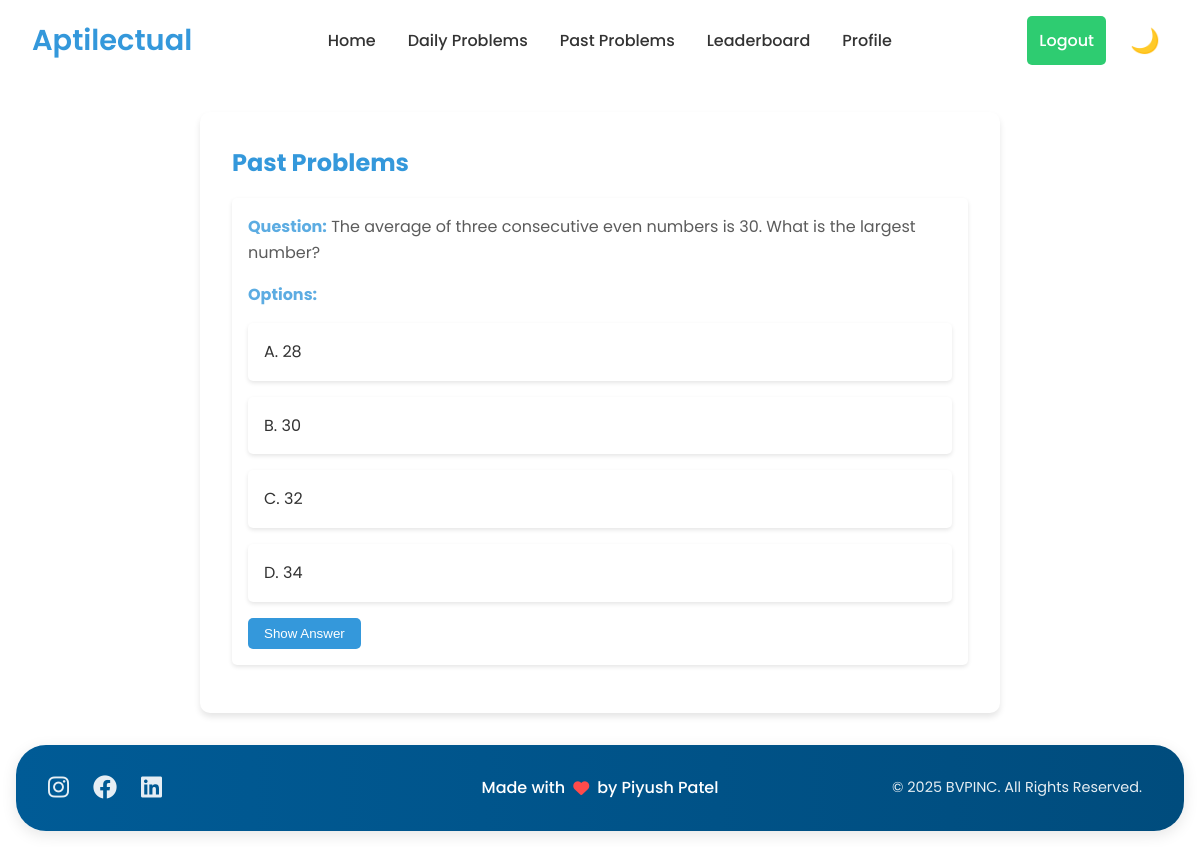
/past_problems/ (signed in), run on the app's committed database.
### aptitude/models.py (models this page shows, shortened)
class Problem(models.Model):
    id = models.AutoField(primary_key=True)  # Explicitly define the id field
    question = models.TextField(null=True, blank=True)
    option1 = models.CharField(max_length=255, null=True, blank=True)
    option2 = models.CharField(max_length=255, null=True, blank=True)
    option3 = models.CharField(max_length=255, null=True, blank=True)
    option4 = models.CharField(max_length=255, null=True, blank=True)
    correct_option = models.PositiveSmallIntegerField(
        validators=[MinValueValidator(1), MaxValueValidator(4)],
        null=True,
        blank=True
    )
    is_active = models.BooleanField(default=True, null=True, blank=True)
    done = models.BooleanField(default=False, null=True, blank=True)
    answerurl = models.URLField(null=True, blank=True)
    companyname = models.CharField(max_length=255, null=True, blank=True)
    type = models.CharField(max_length=255, null=True, blank=True)
    test_id = models.IntegerField(null=True, blank=True)
    questionimage = models.URLField(null=True, blank=True)

### aptitude/views.py (the view)
# urls.py: path('past_problems/', views.past_problems, name='past_problems'),
@login_required
def past_problems(request):
    past_problems = Problem.objects.filter(done=True)
    return render(request, 'past_problems.html', {'past_problems': past_problems})

### aptitude/templates/past_problems.html (shortened to what this page needs)
<!DOCTYPE html>
<html lang="en">
<head>
    <link rel="stylesheet" href="https://cdnjs.cloudflare.com/ajax/libs/font-awesome/6.1.1/css/all.min.css">
</head>
<body>
    <header>
        <nav>
            <div class="logo">Aptilectual</div>
            <div class="nav-container">
                <ul class="nav-links">
                    <li><a href="{% url 'home' %}">Home</a></li>
                    <li><a href="{% url 'dailyprobblems' %}">Daily Problems</a></li>
                    <li><a href="{% url 'past_problems' %}">Past Problems</a></li>
                    <li><a href="{% url 'daily_leaderboard' %}">Leaderboard</a></li>
                    <li><a href="{% url 'profile' %}">Profile</a></li>
                </ul>
            </div>
            <div class="desktop-controls">
                <div class="auth-buttons">
                    {% if user.is_authenticated %}
                        <form method="POST" action="{% url 'logout' %}" style="display:inline;">
                            <button type="submit" class="btn btn-secondary">Logout</button>
                        </form>
                    {% else %}
                        <a href="{% url 'login' %}" id="loginBtn" class="btn btn-primary">Login</a>
                        <a href="{% url 'signup' %}" id="registerBtn" class="btn btn-secondary">Register</a>
                    {% endif %}
                </div>
                <button id="themeToggle" class="theme-toggle"></button>
            </div>
        </nav>
    </header>
    <main>
        <section class="past-problems-container">
            <h2>Past Problems</h2>
            {% if past_problems %}
                <ul>
                    {% for problem in past_problems %}
                        <li>
                            <p><strong>Question:</strong> {{ problem.question|safe }}</p>
                            <p><strong>Options:</strong></p>
                            <ul>
                                <li>A. {{ problem.option1 }}</li>
                                <li>B. {{ problem.option2 }}</li>
                                <li>C. {{ problem.option3 }}</li>
                                <li>D. {{ problem.option4 }}</li>
                            </ul>
                            <button onclick="showAnswer(this)">Show Answer</button>
                        </li>
                    {% endfor %}
                </ul>
            {% else %}
                <p>No past problems available.</p>
            {% endif %}
        </section>
    </main>
    <footer>
        <div class="footer-content">
            <div class="social-icons">
                <a href="#" target="_blank" aria-label="Instagram"><i class="fab fa-instagram"></i></a>
                <a href="#" target="_blank" aria-label="Facebook"><i class="fab fa-facebook"></i></a>
                <a href="#" target="_blank" aria-label="LinkedIn"><i class="fab fa-linkedin"></i></a>
            </div>
            <div class="footer-text">
                Made with <i class="fas fa-heart"></i> by Piyush Patel
            </div>
            <div class="copyright">
                &copy; <span id="currentYear"></span> BVPINC. All Rights Reserved.
            </div>
        </div>
    </footer>
</body>
</html>

### aptitude/templates/past_problems.html (style rules this page uses)
:root { --bg-color: #f4f7f9; --text-color: #333333; --primary-color: #3498db; --secondary-color: #2ecc71; --accent-color: #e74c3c; --card-bg: #ffffff; --border-color: #e0e0e0; --nav-bg: #ffffff; --mobile-menu-bg: #ffffff; }
body.light-theme { --bg-color: #ffffff; --text-color: #333333; --card-bg: #ffffff; --border-color: #e0e0e0; --nav-bg: #ffffff; --mobile-menu-bg: #ffffff; }
* { margin: 0; padding: 0; box-sizing: border-box; }
body { font-family: 'Poppins', sans-serif; background-color: var(--bg-color); color: var(--text-color); line-height: 1.6; transition: background-color 0.3s, color 0.3s; }
header { background-color: var(--nav-bg); padding: 1rem 2rem; position: fixed; width: 100%; top: 0; z-index: 1000; transition: background-color 0.3s; }
nav { max-width: 1400px; margin: 0 auto; display: flex; justify-content: space-between; align-items: center; }
.logo { font-size: 1.8rem; font-weight: 600; color: var(--primary-color); text-decoration: none; }
.nav-container { display: flex; align-items: center; justify-content: center; flex-grow: 1; margin: 0 2rem; }
.nav-links { display: flex; list-style-type: none; gap: 2rem; margin: 0; padding: 0; }
.nav-links li a { color: var(--text-color); text-decoration: none; font-weight: 500; font-size: 1rem; transition: color 0.3s; }
.desktop-controls { display: flex; align-items: center; gap: 1rem; }
.auth-buttons { display: flex; gap: 1rem; }
.btn { font-family: 'Poppins', sans-serif; font-weight: 500; padding: 0.75rem; border: none; border-radius: 5px; cursor: pointer; transition: transform 0.2s, background-color 0.3s; font-size: 1rem; width: 100%; text-align: center; }
.btn-secondary { background-color: var(--secondary-color); color: #ffffff; }
.theme-toggle { background: none; border: none; font-size: 1.5rem; cursor: pointer; transition: transform 0.3s; padding: 0.5rem; display: flex; align-items: center; justify-content: center; color: var(--text-color); }
main { padding-top: 5rem; }
.past-problems-container { background-color: var(--card-bg); padding: 2rem; border-radius: 10px; box-shadow: 0 4px 6px rgba(0, 0, 0, 0.1); margin: 2rem auto; max-width: 800px; text-align: left; }
.past-problems-container h2 { color: var(--primary-color); margin-bottom: 1rem; }
.past-problems-container p { color: var(--text-color); opacity: 0.8; margin-bottom: 1rem; }
.past-problems-container ul { list-style-type: none; padding: 0; }
.past-problems-container li { background-color: var(--card-bg); margin: 1rem 0; padding: 1rem; border-radius: 5px; box-shadow: 0 2px 4px rgba(0, 0, 0, 0.1); }
.past-problems-container li strong { color: var(--primary-color); }
.past-problems-container li button { background-color: var(--primary-color); color: #ffffff; border: none; padding: 0.5rem 1rem; border-radius: 5px; cursor: pointer; transition: background-color 0.3s; }
footer { background: linear-gradient(90deg, #005b96 0%, #004c7d 100%); color: #ffffff; padding: 1.5rem 2rem; margin-top: auto; border-radius: 30px; margin: 1rem; box-shadow: 0 4px 15px rgba(0, 0, 0, 0.1); display: flex; justify-content: space-between; align-items: center; position: relative; }
.footer-content { max-width: 1200px; margin: 0 auto; display: flex; justify-content: space-between; align-items: center; width: 100%; position: relative; }
.social-icons { display: flex; gap: 1.5rem; }
.social-icons a { color: #ffffff; font-size: 1.5rem; transition: all 0.3s ease; opacity: 0.9; }
.footer-text { position: absolute; left: 50%; transform: translateX(-50%); font-weight: 500; display: flex; align-items: center; gap: 0.5rem; white-space: nowrap; }
.footer-text i { color: #ff4b4b; }
.copyright { font-size: 0.9rem; opacity: 0.9; text-align: right; flex-shrink: 0; margin-right: 10px; }

### data on the page
Problem: question "The average of three consecutive even numbers is 30. What is the largest number?", option1 "28", option2 "30", option3 "32", option4 "34"
